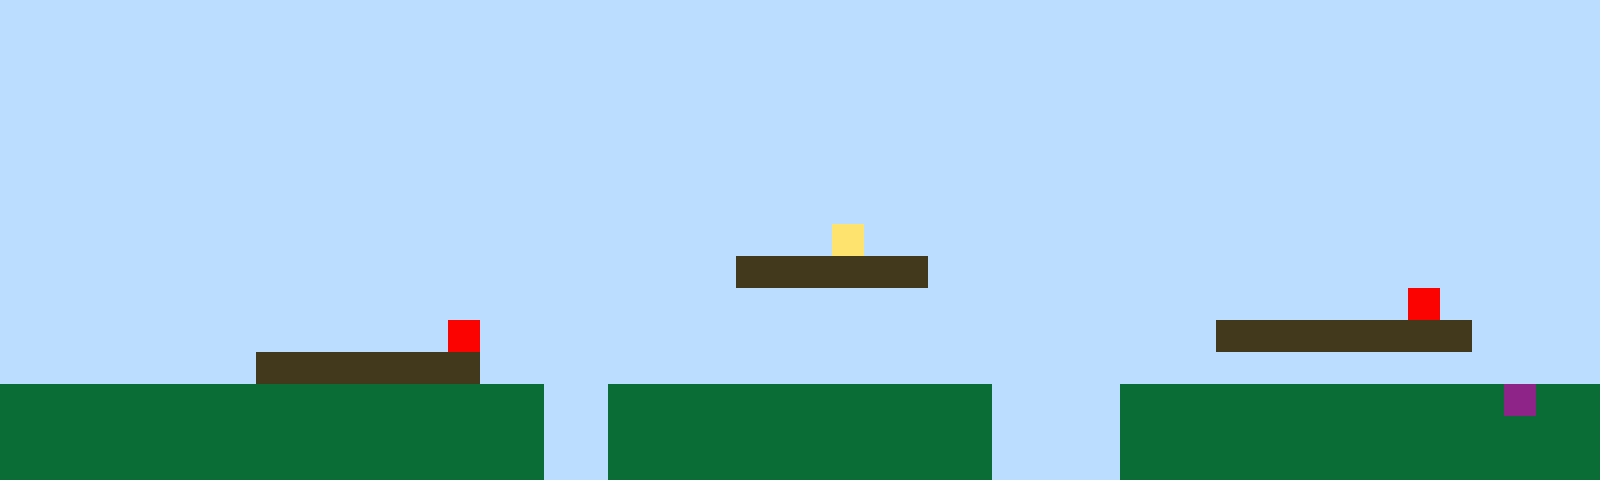

Tiled map render using the project's own tile images. Description and the whole map definition, tile-layer contents included, below:
An orthogonal 50x15 tile map with 32x32 px tiles, 1 tile layer (Tile Layer 1).

<map version="1.10" tiledversion="1.11.2" orientation="orthogonal" renderorder="right-up" width="50" height="15" tilewidth="32" tileheight="32" infinite="0" nextlayerid="2" nextobjectid="1"><editorsettings><export target="map1.csv" format="csv" /></editorsettings><tileset firstgid="1" name="sprites" tilewidth="32" tileheight="32" tilecount="6" columns="3"><image source="sprites.png" width="96" height="64" /></tileset><layer id="1" name="Tile Layer 1" width="50" height="15"><data encoding="csv">1,1,1,1,1,1,1,1,1,1,1,1,1,1,1,1,1,1,1,1,1,1,1,1,1,1,1,1,1,1,1,1,1,1,1,1,1,1,1,1,1,1,1,1,1,1,1,1,1,1,1,1,1,1,1,1,1,1,1,1,1,1,1,1,1,1,1,1,1,1,1,1,1,1,1,1,1,1,1,1,1,1,1,1,1,1,1,1,1,1,1,1,1,1,1,1,1,1,1,1,1,1,1,1,1,1,1,1,1,1,1,1,1,1,1,1,1,1,1,1,1,1,1,1,1,1,1,1,1,1,1,1,1,1,1,1,1,1,1,1,1,1,1,1,1,1,1,1,1,1,1,1,1,1,1,1,1,1,1,1,1,1,1,1,1,1,1,1,1,1,1,1,1,1,1,1,1,1,1,1,1,1,1,1,1,1,1,1,1,1,1,1,1,1,1,1,1,1,1,1,1,1,1,1,1,1,1,1,1,1,1,1,1,1,1,1,1,1,1,1,1,1,1,1,1,1,1,1,1,1,1,1,1,1,1,1,1,1,1,1,1,1,1,1,1,1,1,1,1,1,1,1,1,1,1,1,1,1,1,1,1,1,1,1,1,1,1,1,1,1,1,1,1,1,1,1,1,1,1,1,1,1,1,1,1,1,1,1,1,1,1,1,1,1,1,1,1,1,1,1,1,1,1,1,1,1,1,1,1,1,1,1,1,1,1,1,1,1,1,1,1,1,1,1,1,1,1,1,1,1,1,1,1,1,1,1,1,1,1,1,1,1,1,1,1,1,1,1,1,1,1,1,1,1,1,1,1,1,1,1,1,1,1,1,1,1,1,1,1,1,1,1,1,1,1,1,4,1,1,1,1,1,1,1,1,1,1,1,1,1,1,1,1,1,1,1,1,1,1,1,1,1,1,1,1,1,1,1,1,1,1,1,1,1,1,1,1,1,1,1,1,1,1,3,3,3,3,3,3,1,1,1,1,1,1,1,1,1,1,1,1,1,1,1,1,1,1,1,1,1,1,1,1,1,1,1,1,1,1,1,1,1,1,1,1,1,1,1,1,1,1,1,1,1,1,1,1,1,1,1,1,1,1,1,1,1,1,1,1,1,1,1,1,1,5,1,1,1,1,1,1,1,1,1,1,1,1,1,1,1,1,1,1,1,5,1,1,1,1,1,1,1,1,1,1,1,1,1,1,1,1,1,1,1,1,1,1,1,3,3,3,3,3,3,3,3,1,1,1,1,1,1,1,1,1,1,1,1,3,3,3,3,3,3,3,1,1,1,1,1,1,1,1,1,1,1,1,1,1,1,1,1,1,1,1,1,1,1,1,1,1,1,1,1,1,1,1,1,1,1,2,2,2,2,2,2,2,2,2,2,2,2,2,2,2,2,2,1,1,2,2,2,2,2,2,2,2,2,2,2,2,1,1,1,1,2,2,2,2,2,2,2,2,2,2,2,2,6,2,2,2,2,2,2,2,2,2,2,2,2,2,2,2,2,2,2,2,1,1,2,2,2,2,2,2,2,2,2,2,2,2,1,1,1,1,2,2,2,2,2,2,2,2,2,2,2,2,2,2,2,2,2,2,2,2,2,2,2,2,2,2,2,2,2,2,2,2,1,1,2,2,2,2,2,2,2,2,2,2,2,2,1,1,1,1,2,2,2,2,2,2,2,2,2,2,2,2,2,2,2</data></layer></map>
